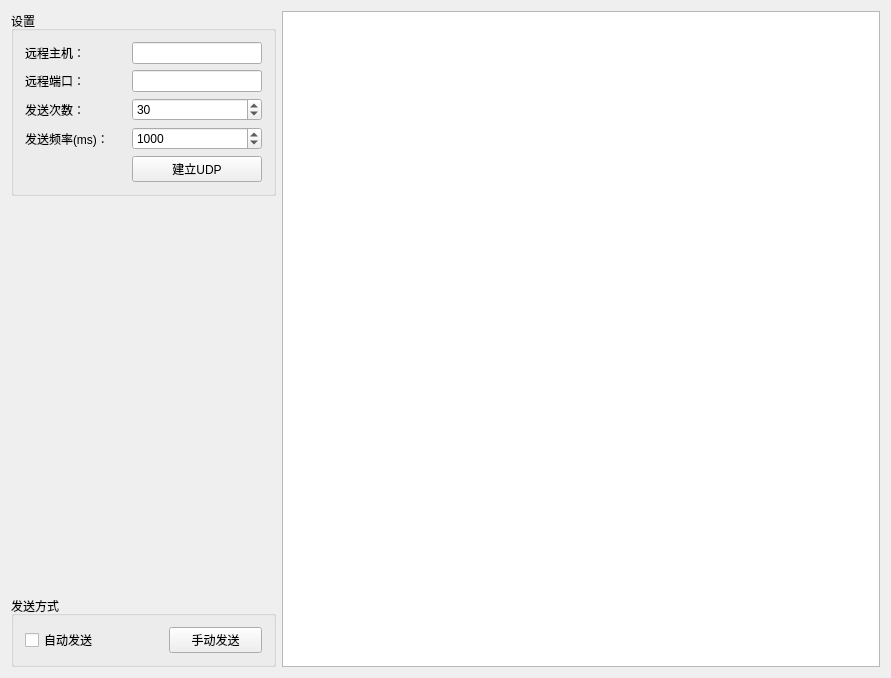
<?xml version="1.0" encoding="UTF-8"?>
<ui version="4.0">
 <class>UDPPackageSenderClass</class>
 <widget class="QMainWindow" name="UDPPackageSenderClass">
  <property name="geometry">
   <rect>
    <x>0</x>
    <y>0</y>
    <width>891</width>
    <height>678</height>
   </rect>
  </property>
  <property name="windowTitle">
   <string>UDP协议包发送端</string>
  </property>
  <widget class="QWidget" name="centralWidget">
   <layout class="QHBoxLayout" name="horizontalLayout_8" stretch="1,3">
    <item>
     <layout class="QVBoxLayout" name="verticalLayout_2">
      <item>
       <widget class="QGroupBox" name="groupBox_Setting">
        <property name="title">
         <string>设置</string>
        </property>
        <layout class="QVBoxLayout" name="verticalLayout">
         <item>
          <layout class="QHBoxLayout" name="horizontalLayout">
           <item>
            <widget class="QLabel" name="label_Address">
             <property name="minimumSize">
              <size>
               <width>101</width>
               <height>0</height>
              </size>
             </property>
             <property name="text">
              <string>远程主机：</string>
             </property>
            </widget>
           </item>
           <item>
            <widget class="QLineEdit" name="lineEdit_Address">
             <property name="minimumSize">
              <size>
               <width>130</width>
               <height>0</height>
              </size>
             </property>
             <property name="maximumSize">
              <size>
               <width>130</width>
               <height>16777215</height>
              </size>
             </property>
             <property name="text">
              <string/>
             </property>
            </widget>
           </item>
          </layout>
         </item>
         <item>
          <layout class="QHBoxLayout" name="horizontalLayout_2">
           <item>
            <widget class="QLabel" name="label_Port">
             <property name="minimumSize">
              <size>
               <width>101</width>
               <height>0</height>
              </size>
             </property>
             <property name="text">
              <string>远程端口：</string>
             </property>
            </widget>
           </item>
           <item>
            <widget class="QLineEdit" name="lineEdit_Port">
             <property name="minimumSize">
              <size>
               <width>130</width>
               <height>0</height>
              </size>
             </property>
             <property name="maximumSize">
              <size>
               <width>130</width>
               <height>16777215</height>
              </size>
             </property>
            </widget>
           </item>
          </layout>
         </item>
         <item>
          <layout class="QHBoxLayout" name="horizontalLayout_3">
           <item>
            <widget class="QLabel" name="label_Port_2">
             <property name="minimumSize">
              <size>
               <width>101</width>
               <height>0</height>
              </size>
             </property>
             <property name="text">
              <string>发送次数：</string>
             </property>
            </widget>
           </item>
           <item>
            <widget class="QSpinBox" name="spinBox_Times">
             <property name="minimumSize">
              <size>
               <width>130</width>
               <height>0</height>
              </size>
             </property>
             <property name="maximumSize">
              <size>
               <width>130</width>
               <height>16777215</height>
              </size>
             </property>
             <property name="minimum">
              <number>1</number>
             </property>
             <property name="maximum">
              <number>99999999</number>
             </property>
             <property name="value">
              <number>30</number>
             </property>
            </widget>
           </item>
          </layout>
         </item>
         <item>
          <layout class="QHBoxLayout" name="horizontalLayout_4">
           <item>
            <widget class="QLabel" name="label_Frequency">
             <property name="minimumSize">
              <size>
               <width>101</width>
               <height>0</height>
              </size>
             </property>
             <property name="text">
              <string>发送频率(ms)：</string>
             </property>
            </widget>
           </item>
           <item>
            <widget class="QSpinBox" name="spinBox_Frequency">
             <property name="minimumSize">
              <size>
               <width>130</width>
               <height>0</height>
              </size>
             </property>
             <property name="maximumSize">
              <size>
               <width>130</width>
               <height>16777215</height>
              </size>
             </property>
             <property name="minimum">
              <number>1</number>
             </property>
             <property name="maximum">
              <number>99999999</number>
             </property>
             <property name="singleStep">
              <number>100</number>
             </property>
             <property name="value">
              <number>1000</number>
             </property>
            </widget>
           </item>
          </layout>
         </item>
         <item>
          <layout class="QHBoxLayout" name="horizontalLayout_6">
           <item>
            <spacer name="horizontalSpacer">
             <property name="orientation">
              <enum>Qt::Horizontal</enum>
             </property>
             <property name="sizeHint" stdset="0">
              <size>
               <width>40</width>
               <height>20</height>
              </size>
             </property>
            </spacer>
           </item>
           <item>
            <widget class="QPushButton" name="pushButton_ConOrDiscon">
             <property name="minimumSize">
              <size>
               <width>130</width>
               <height>0</height>
              </size>
             </property>
             <property name="maximumSize">
              <size>
               <width>130</width>
               <height>16777215</height>
              </size>
             </property>
             <property name="text">
              <string>建立UDP</string>
             </property>
            </widget>
           </item>
          </layout>
         </item>
        </layout>
       </widget>
      </item>
      <item>
       <spacer name="verticalSpacer">
        <property name="orientation">
         <enum>Qt::Vertical</enum>
        </property>
        <property name="sizeHint" stdset="0">
         <size>
          <width>20</width>
          <height>40</height>
         </size>
        </property>
       </spacer>
      </item>
      <item>
       <widget class="QGroupBox" name="groupBox_2">
        <property name="title">
         <string>发送方式</string>
        </property>
        <layout class="QHBoxLayout" name="horizontalLayout_5">
         <item>
          <widget class="QCheckBox" name="checkBox_AutoSend">
           <property name="text">
            <string>自动发送</string>
           </property>
          </widget>
         </item>
         <item>
          <widget class="QPushButton" name="pushButton_ManualSend">
           <property name="maximumSize">
            <size>
             <width>93</width>
             <height>16777215</height>
            </size>
           </property>
           <property name="text">
            <string>手动发送</string>
           </property>
          </widget>
         </item>
        </layout>
       </widget>
      </item>
     </layout>
    </item>
    <item>
     <widget class="QTextEdit" name="textEdit"/>
    </item>
   </layout>
  </widget>
 </widget>
 <layoutdefault spacing="6" margin="11"/>
 <resources>
  <include location="UDPPackageSender.qrc"/>
 </resources>
 <connections/>
</ui>
